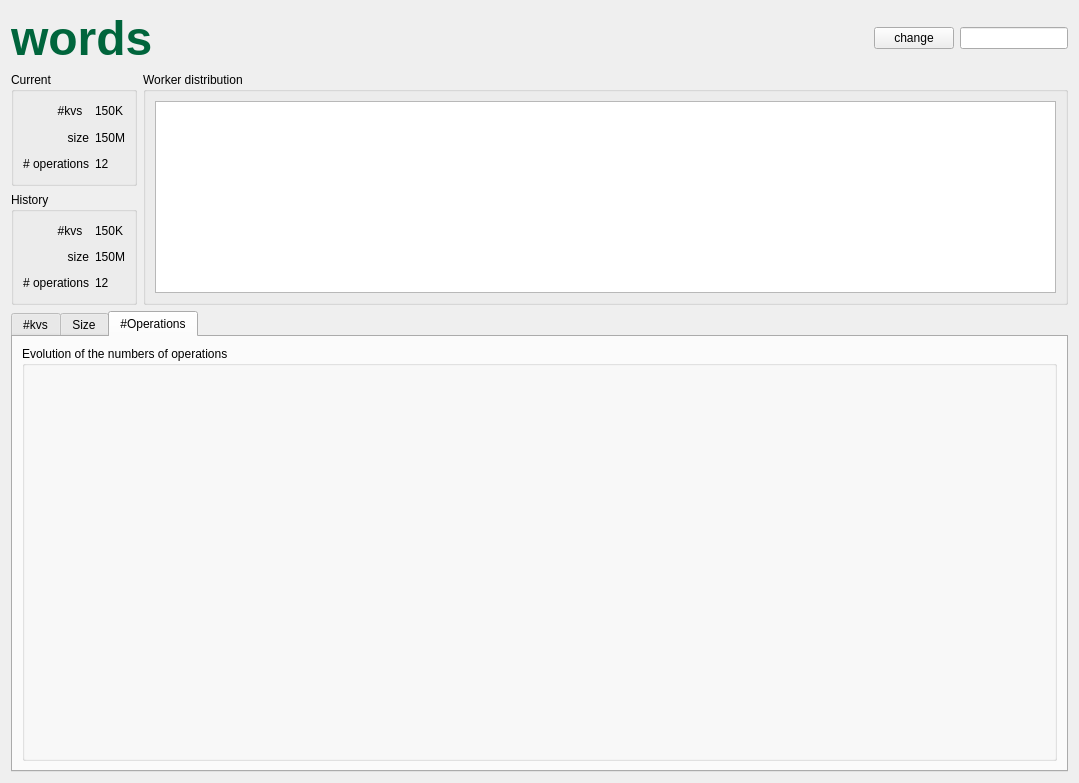
<?xml version="1.0" encoding="UTF-8"?>
<ui version="4.0">
 <class>StreamOperationWidget</class>
 <widget class="QWidget" name="StreamOperationWidget">
  <property name="geometry">
   <rect>
    <x>0</x>
    <y>0</y>
    <width>1079</width>
    <height>783</height>
   </rect>
  </property>
  <property name="windowTitle">
   <string>Form</string>
  </property>
  <layout class="QHBoxLayout" name="horizontalLayout_6">
   <item>
    <layout class="QGridLayout" name="gridLayout">
     <item row="0" column="0" colspan="2">
      <layout class="QHBoxLayout" name="horizontalLayout_5">
       <item>
        <widget class="QLabel" name="label_title">
         <property name="sizePolicy">
          <sizepolicy hsizetype="Expanding" vsizetype="Fixed">
           <horstretch>0</horstretch>
           <verstretch>0</verstretch>
          </sizepolicy>
         </property>
         <property name="palette">
          <palette>
           <active>
            <colorrole role="WindowText">
             <brush brushstyle="SolidPattern">
              <color alpha="255">
               <red>0</red>
               <green>101</green>
               <blue>60</blue>
              </color>
             </brush>
            </colorrole>
            <colorrole role="Text">
             <brush brushstyle="SolidPattern">
              <color alpha="255">
               <red>0</red>
               <green>68</green>
               <blue>46</blue>
              </color>
             </brush>
            </colorrole>
           </active>
           <inactive>
            <colorrole role="WindowText">
             <brush brushstyle="SolidPattern">
              <color alpha="255">
               <red>0</red>
               <green>101</green>
               <blue>60</blue>
              </color>
             </brush>
            </colorrole>
            <colorrole role="Text">
             <brush brushstyle="SolidPattern">
              <color alpha="255">
               <red>0</red>
               <green>68</green>
               <blue>46</blue>
              </color>
             </brush>
            </colorrole>
           </inactive>
           <disabled>
            <colorrole role="WindowText">
             <brush brushstyle="SolidPattern">
              <color alpha="255">
               <red>69</red>
               <green>69</green>
               <blue>69</blue>
              </color>
             </brush>
            </colorrole>
            <colorrole role="Text">
             <brush brushstyle="SolidPattern">
              <color alpha="255">
               <red>69</red>
               <green>69</green>
               <blue>69</blue>
              </color>
             </brush>
            </colorrole>
           </disabled>
          </palette>
         </property>
         <property name="font">
          <font>
           <pointsize>36</pointsize>
           <weight>75</weight>
           <bold>true</bold>
          </font>
         </property>
         <property name="text">
          <string>words</string>
         </property>
        </widget>
       </item>
       <item>
        <widget class="QPushButton" name="button_change">
         <property name="text">
          <string>change</string>
         </property>
        </widget>
       </item>
       <item>
        <widget class="QLineEdit" name="entry_queue_name">
         <property name="sizePolicy">
          <sizepolicy hsizetype="Fixed" vsizetype="Fixed">
           <horstretch>0</horstretch>
           <verstretch>0</verstretch>
          </sizepolicy>
         </property>
        </widget>
       </item>
      </layout>
     </item>
     <item row="1" column="0">
      <widget class="QGroupBox" name="groupBox">
       <property name="sizePolicy">
        <sizepolicy hsizetype="Preferred" vsizetype="Minimum">
         <horstretch>0</horstretch>
         <verstretch>0</verstretch>
        </sizepolicy>
       </property>
       <property name="maximumSize">
        <size>
         <width>300</width>
         <height>16777215</height>
        </size>
       </property>
       <property name="title">
        <string>Current</string>
       </property>
       <layout class="QHBoxLayout" name="horizontalLayout">
        <item>
         <layout class="QGridLayout" name="gridLayout_2">
          <item row="0" column="0">
           <widget class="QLabel" name="label_5">
            <property name="sizePolicy">
             <sizepolicy hsizetype="Preferred" vsizetype="Minimum">
              <horstretch>0</horstretch>
              <verstretch>0</verstretch>
             </sizepolicy>
            </property>
            <property name="text">
             <string> #kvs  </string>
            </property>
            <property name="alignment">
             <set>Qt::AlignRight|Qt::AlignTrailing|Qt::AlignVCenter</set>
            </property>
           </widget>
          </item>
          <item row="0" column="1">
           <widget class="QLabel" name="label_kvs">
            <property name="sizePolicy">
             <sizepolicy hsizetype="Preferred" vsizetype="Minimum">
              <horstretch>0</horstretch>
              <verstretch>0</verstretch>
             </sizepolicy>
            </property>
            <property name="text">
             <string>150K</string>
            </property>
           </widget>
          </item>
          <item row="1" column="0">
           <widget class="QLabel" name="label_6">
            <property name="sizePolicy">
             <sizepolicy hsizetype="Preferred" vsizetype="Minimum">
              <horstretch>0</horstretch>
              <verstretch>0</verstretch>
             </sizepolicy>
            </property>
            <property name="text">
             <string> size</string>
            </property>
            <property name="alignment">
             <set>Qt::AlignRight|Qt::AlignTrailing|Qt::AlignVCenter</set>
            </property>
           </widget>
          </item>
          <item row="1" column="1">
           <widget class="QLabel" name="label_size">
            <property name="sizePolicy">
             <sizepolicy hsizetype="Preferred" vsizetype="Minimum">
              <horstretch>0</horstretch>
              <verstretch>0</verstretch>
             </sizepolicy>
            </property>
            <property name="text">
             <string>150M</string>
            </property>
           </widget>
          </item>
          <item row="2" column="0">
           <widget class="QLabel" name="label_7">
            <property name="sizePolicy">
             <sizepolicy hsizetype="Preferred" vsizetype="Minimum">
              <horstretch>0</horstretch>
              <verstretch>0</verstretch>
             </sizepolicy>
            </property>
            <property name="text">
             <string># operations</string>
            </property>
            <property name="alignment">
             <set>Qt::AlignRight|Qt::AlignTrailing|Qt::AlignVCenter</set>
            </property>
           </widget>
          </item>
          <item row="2" column="1">
           <widget class="QLabel" name="label_num_operations">
            <property name="sizePolicy">
             <sizepolicy hsizetype="Preferred" vsizetype="Minimum">
              <horstretch>0</horstretch>
              <verstretch>0</verstretch>
             </sizepolicy>
            </property>
            <property name="text">
             <string>12</string>
            </property>
           </widget>
          </item>
         </layout>
        </item>
       </layout>
      </widget>
     </item>
     <item row="1" column="1" rowspan="2">
      <widget class="QGroupBox" name="groupBox_2">
       <property name="sizePolicy">
        <sizepolicy hsizetype="Preferred" vsizetype="Minimum">
         <horstretch>0</horstretch>
         <verstretch>0</verstretch>
        </sizepolicy>
       </property>
       <property name="title">
        <string>Worker distribution</string>
       </property>
       <layout class="QHBoxLayout" name="horizontalLayout_4">
        <item>
         <widget class="QTableView" name="table_workers">
          <property name="sizePolicy">
           <sizepolicy hsizetype="Expanding" vsizetype="Fixed">
            <horstretch>0</horstretch>
            <verstretch>0</verstretch>
           </sizepolicy>
          </property>
         </widget>
        </item>
       </layout>
      </widget>
     </item>
     <item row="2" column="0">
      <widget class="QGroupBox" name="groupBox_3">
       <property name="sizePolicy">
        <sizepolicy hsizetype="Preferred" vsizetype="Minimum">
         <horstretch>0</horstretch>
         <verstretch>0</verstretch>
        </sizepolicy>
       </property>
       <property name="maximumSize">
        <size>
         <width>300</width>
         <height>16777215</height>
        </size>
       </property>
       <property name="title">
        <string>History</string>
       </property>
       <layout class="QHBoxLayout" name="horizontalLayout_2">
        <item>
         <layout class="QGridLayout" name="gridLayout_3">
          <item row="0" column="0">
           <widget class="QLabel" name="label_10">
            <property name="sizePolicy">
             <sizepolicy hsizetype="Preferred" vsizetype="Minimum">
              <horstretch>0</horstretch>
              <verstretch>0</verstretch>
             </sizepolicy>
            </property>
            <property name="text">
             <string> #kvs  </string>
            </property>
            <property name="alignment">
             <set>Qt::AlignRight|Qt::AlignTrailing|Qt::AlignVCenter</set>
            </property>
           </widget>
          </item>
          <item row="0" column="1">
           <widget class="QLabel" name="label_history_kvs">
            <property name="sizePolicy">
             <sizepolicy hsizetype="Preferred" vsizetype="Minimum">
              <horstretch>0</horstretch>
              <verstretch>0</verstretch>
             </sizepolicy>
            </property>
            <property name="text">
             <string>150K</string>
            </property>
           </widget>
          </item>
          <item row="1" column="0">
           <widget class="QLabel" name="label_8">
            <property name="sizePolicy">
             <sizepolicy hsizetype="Preferred" vsizetype="Minimum">
              <horstretch>0</horstretch>
              <verstretch>0</verstretch>
             </sizepolicy>
            </property>
            <property name="text">
             <string> size</string>
            </property>
            <property name="alignment">
             <set>Qt::AlignRight|Qt::AlignTrailing|Qt::AlignVCenter</set>
            </property>
           </widget>
          </item>
          <item row="1" column="1">
           <widget class="QLabel" name="label_history_size">
            <property name="sizePolicy">
             <sizepolicy hsizetype="Preferred" vsizetype="Minimum">
              <horstretch>0</horstretch>
              <verstretch>0</verstretch>
             </sizepolicy>
            </property>
            <property name="text">
             <string>150M</string>
            </property>
           </widget>
          </item>
          <item row="2" column="0">
           <widget class="QLabel" name="label_9">
            <property name="sizePolicy">
             <sizepolicy hsizetype="Preferred" vsizetype="Minimum">
              <horstretch>0</horstretch>
              <verstretch>0</verstretch>
             </sizepolicy>
            </property>
            <property name="text">
             <string># operations</string>
            </property>
            <property name="alignment">
             <set>Qt::AlignRight|Qt::AlignTrailing|Qt::AlignVCenter</set>
            </property>
           </widget>
          </item>
          <item row="2" column="1">
           <widget class="QLabel" name="label_history_num_operations">
            <property name="sizePolicy">
             <sizepolicy hsizetype="Preferred" vsizetype="Minimum">
              <horstretch>0</horstretch>
              <verstretch>0</verstretch>
             </sizepolicy>
            </property>
            <property name="text">
             <string>12</string>
            </property>
           </widget>
          </item>
         </layout>
        </item>
       </layout>
      </widget>
     </item>
     <item row="3" column="0" colspan="2">
      <widget class="QTabWidget" name="tabWidget">
       <property name="currentIndex">
        <number>2</number>
       </property>
       <widget class="QWidget" name="tab_4">
        <attribute name="title">
         <string>#kvs</string>
        </attribute>
        <layout class="QHBoxLayout" name="horizontalLayout_7">
         <item>
          <widget class="QGroupBox" name="plot_kvs_group">
           <property name="title">
            <string>Evolution of the Input number of key-values</string>
           </property>
          </widget>
         </item>
        </layout>
       </widget>
       <widget class="QWidget" name="tab">
        <attribute name="title">
         <string>Size</string>
        </attribute>
        <layout class="QHBoxLayout" name="horizontalLayout_3">
         <item>
          <widget class="QGroupBox" name="plot_size_group">
           <property name="title">
            <string>Evolution of the Input size ( bytes )</string>
           </property>
          </widget>
         </item>
        </layout>
       </widget>
       <widget class="QWidget" name="tab_5">
        <attribute name="title">
         <string>#Operations</string>
        </attribute>
        <layout class="QHBoxLayout" name="horizontalLayout_8">
         <item>
          <widget class="QGroupBox" name="plot_num_operations_group">
           <property name="title">
            <string>Evolution of the numbers of operations</string>
           </property>
          </widget>
         </item>
        </layout>
       </widget>
      </widget>
     </item>
    </layout>
   </item>
  </layout>
 </widget>
 <resources/>
 <connections>
  <connection>
   <sender>entry_queue_name</sender>
   <signal>editingFinished()</signal>
   <receiver>button_change</receiver>
   <slot>click()</slot>
   <hints>
    <hint type="sourcelabel">
     <x>662</x>
     <y>40</y>
    </hint>
    <hint type="destinationlabel">
     <x>580</x>
     <y>40</y>
    </hint>
   </hints>
  </connection>
 </connections>
</ui>
